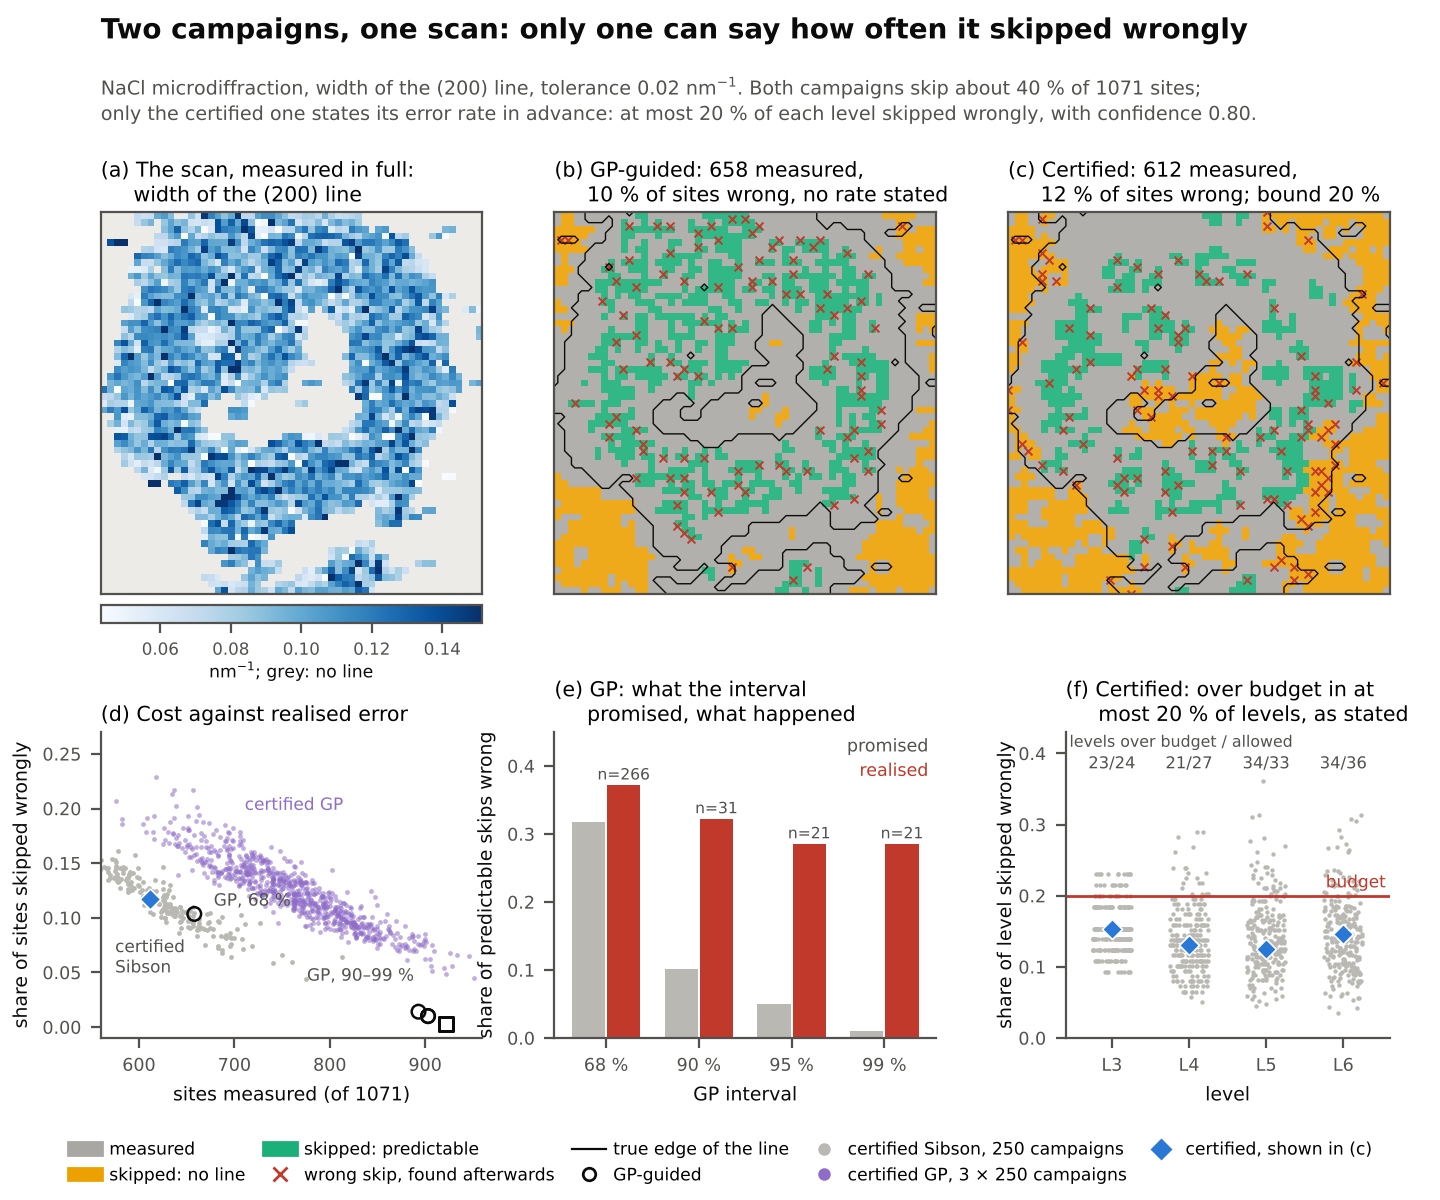

Write Python code to recreate this figure.
"""
Hook figure (Fig. 1): two campaigns on the same fully measured NaCl scan, (200) width claim, at about the same
cost. GP-guided (uncertified): a GP refitted after each level skips a site when sure there is no line, or when
its 68 % interval on the width lies within the tolerance. Certified: the campaign of average cost (seed 44).
(a) True (200) width. (b), (c) Actions of each campaign, wrong skips found afterwards against the full scan.
(d) Sites measured against the realised share of levels 3-6 skipped wrongly: 250 certified campaigns with
    natural-neighbour prediction, 3 x 250 certified campaigns with the GP posterior mean as predictor
    (length scale by maximum likelihood, by design, nonstationary), and the uncertified GP rule at four
    interval widths, with latent or predictive standard deviation.
(e) GP rule: share of predictable skips wrong, promised by the interval and realised.
(f) Certified: realised share of each level skipped wrongly in 250 campaigns, against the budget of 20 %.
    The guarantee is statistical: a level exceeds the budget with probability at most delta_L <= 0.20
    (confidence 0.80); numbers give level-runs over budget against the sum of the picked delta_L.

    python -m experiments.uncertified_gp && python manuscript/figures/fig_hook_compare.py
"""
from __future__ import annotations

import gzip
import json
import sys
from pathlib import Path

import matplotlib.pyplot as plt
import numpy as np
from matplotlib.colors import ListedColormap
from matplotlib.lines import Line2D
from scipy.spatial import cKDTree

FIG = Path(__file__).resolve().parent
sys.path.insert(0, str(FIG))
from fig_hook import ROOT, ROW, SEED, INK, INK2, GRID, RED, BUDGET  # noqa: E402
from fig_datasets import nacl_fwhm  # noqa: E402
from experiments.record import OUT as REC, REASONS, build  # noqa: E402

COL = {"measured": "#a8a7a3", "no_line": "#eda100", "predictable": "#1baf7a"}
PURPLE = "#8e6cc8"
GP_ROWS = ["nacl_fwhm_nested_gp_mle", "nacl_fwhm_nested_gp_design", "nacl_fwhm_nested_gp_nonstationary"]


def certified_cloud(row, cert):
    z = np.load(REC / row / "sites.npz")
    S = z["skipped"].astype(bool)
    R = np.array(REASONS)[z["reason"]]
    A = np.isin(R, ["not_interesting", "not_interesting+interpolable"])
    B = np.isin(R, ["interpolable", "not_interesting+interpolable"])
    W = S & ((A & z["interesting"].astype(bool)) | (B & z["fail_prior"].astype(bool)))
    return z["measured"].sum(1), W[:, cert].mean(1)
BLUE = "#2a78d6"


def main():
    plt.rcParams.update({"font.family": "DejaVu Sans", "font.size": 8, "axes.edgecolor": INK2,
                         "xtick.color": INK2, "ytick.color": INK2, "axes.labelcolor": INK})
    res = json.loads((ROOT / "results/hook/uncertified.json").read_text())
    z = np.load(REC / ROW / "sites.npz")
    i = int(np.flatnonzero(z["seeds"] == SEED)[0])
    ds, _, _ = build(ROW, SEED, {})
    xy = np.asarray(ds.meta["xy_mm"], float)[z["site_index"]]
    lv = np.asarray(z["levels"])
    cert = lv >= 3
    img, pres, (xs, ys), _, _ = nacl_fwhm()
    ext = (xs[0], xs[-1], ys[0], ys[-1])
    XX, YY = np.meshgrid(xs, ys)
    _, nn = cKDTree(xy).query(np.c_[XX.ravel(), YY.ravel()])
    nn = nn.reshape(XX.shape)

    R = np.array(REASONS)[z["reason"][i]]
    S = z["skipped"][i].astype(bool)
    Acov = np.isin(R, ["not_interesting", "not_interesting+interpolable"])
    Bcov = np.isin(R, ["interpolable", "not_interesting+interpolable"])
    c_act = np.where(~S, "measured", np.where(Acov, "no_line", "predictable")).astype(object)
    c_wrong = S & ((Acov & z["interesting"][i].astype(bool)) | (Bcov & z["fail_prior"][i].astype(bool)))
    u = np.load(ROOT / "results/hook/uncertified_latent_z1.00.npz")
    u_act, u_wrong = u["action"].astype(object), u["wrong"]
    u_act[u_act == "seed"] = "measured"
    rowu = [r for r in res["uncertified"] if r["sd"] == "latent" and r["z"] == 1.0][0]

    FW, FH = 7.2, 6.0
    fig = plt.figure(figsize=(FW, FH), facecolor="white")
    mw = 0.265
    mh = mw * FW / FH
    X0 = (0.07, 0.385, 0.70)
    ty, by, bh = 0.505, 0.135, 0.255

    def style(ax, title):
        ax.set_title(title, loc="left", fontsize=7.4, pad=4)
        ax.tick_params(labelsize=6.3)

    # (a) truth
    ax = fig.add_axes([X0[0], ty, mw, mh])
    ax.imshow(np.where(pres, np.nan, 0.0), origin="lower", cmap=ListedColormap(["#ecebe7"]), extent=ext)
    im = ax.imshow(img, origin="lower", cmap="Blues", vmin=np.nanpercentile(img, 2), vmax=np.nanpercentile(img, 98),
                   extent=ext, interpolation="nearest")
    style(ax, "(a) The scan, measured in full:\n     width of the (200) line")
    ax.set_xticks([]); ax.set_yticks([])
    cax = ax.inset_axes([0.0, -0.075, 1.0, 0.045])
    cb = fig.colorbar(im, cax=cax, orientation="horizontal")
    cb.ax.tick_params(labelsize=6.0)
    cb.set_label("nm$^{-1}$; grey: no line", fontsize=6.2, labelpad=1)

    keys = ["measured", "no_line", "predictable"]
    cmap = ListedColormap([COL[k] for k in keys])

    def amap(x, act, wrong, title):
        ax = fig.add_axes([x, ty, mw, mh])
        code = np.array([keys.index(a) for a in act])
        ax.imshow(code[nn], origin="lower", cmap=cmap, vmin=-0.5, vmax=2.5, extent=ext, alpha=0.9,
                  interpolation="nearest")
        ax.contour(XX, YY, pres.astype(float), levels=[0.5], colors=INK, linewidths=0.5)
        ax.scatter(xy[wrong, 0], xy[wrong, 1], s=8, marker="x", c=RED, linewidths=0.7)
        style(ax, title)
        ax.set_xticks([]); ax.set_yticks([])
        return ax

    amap(X0[1], u_act, u_wrong, f"(b) GP-guided: {rowu['measured']} measured,\n"
                                f"     {100 * rowu['wrong_rate']:.0f} % of sites wrong, no rate stated")
    amap(X0[2], c_act, c_wrong, f"(c) Certified: {int((~S).sum())} measured,\n"
                                f"     {100 * c_wrong[cert].mean():.0f} % of sites wrong; bound 20 %")

    # (d) cost against realised error
    ax = fig.add_axes([X0[0], by, mw, bh])
    cm, cr = np.array(res["certified"]["measured"]), np.array(res["certified"]["wrong_rate"])
    ax.scatter(cm, cr, s=3, c=GRID, linewidths=0)
    gm, gr = zip(*[certified_cloud(r, cert) for r in GP_ROWS])
    gm, gr = np.concatenate(gm), np.concatenate(gr)
    ax.scatter(gm, gr, s=3, c=PURPLE, alpha=0.55, linewidths=0)
    ax.annotate("certified GP", (np.median(gm), np.percentile(gr, 97)), xytext=(0, 6), textcoords="offset points",
                fontsize=6.1, color=PURPLE, ha="center")
    ax.annotate("certified\nSibson", (575, 0.05), fontsize=6.1, color=INK2, ha="left")
    ax.scatter([int((~S).sum())], [c_wrong[cert].mean()], s=28, marker="D", c=BLUE, edgecolors="white",
               linewidths=0.6, zorder=3)
    for r in res["uncertified"]:
        ax.scatter([r["measured"]], [r["wrong_rate"]], s=24, marker="o" if r["sd"] == "latent" else "s",
                   facecolors="none", edgecolors=INK, lw=0.9, zorder=4)
    ax.annotate("GP, 68 %", (rowu["measured"], rowu["wrong_rate"]), xytext=(7, 3), textcoords="offset points",
                fontsize=6.1, color=INK2)
    ax.annotate("GP, 90–99 %", (900, 0.012), xytext=(-4, 12), textcoords="offset points", fontsize=6.1,
                color=INK2, ha="right")
    ax.set_xlim(560, 960); ax.set_ylim(-0.01, 0.27)
    ax.set_xlabel("sites measured (of 1071)", fontsize=6.8)
    ax.set_ylabel("share of sites skipped wrongly", fontsize=6.8)
    style(ax, "(d) Cost against realised error")
    for s_ in ("top", "right"):
        ax.spines[s_].set_visible(False)

    # (e) GP: promised against realised
    ax = fig.add_axes([X0[1], by, mw, bh])
    lat = [r for r in res["uncertified"] if r["sd"] == "latent" and r["wrong_pred"] is not None]
    k = np.arange(len(lat))
    ax.bar(k - 0.19, [r["nominal"] for r in lat], 0.36, color=GRID)
    ax.bar(k + 0.19, [r["wrong_pred"] for r in lat], 0.36, color=RED)
    for j, r in enumerate(lat):
        ax.text(j + 0.19, r["wrong_pred"] + 0.008, f"n={r['n_skip_pred']}", ha="center", fontsize=5.6, color=INK2)
    ax.set_xticks(k); ax.set_xticklabels([f"{100 * (1 - r['nominal']):.0f} %" for r in lat], fontsize=6.3)
    ax.set_xlabel("GP interval", fontsize=6.8)
    ax.set_ylabel("share of predictable skips wrong", fontsize=6.8)
    ax.set_ylim(0, 0.45)
    ax.text(0.98, 0.98, "promised", transform=ax.transAxes, ha="right", va="top", fontsize=6.3, color=INK2)
    ax.text(0.98, 0.90, "realised", transform=ax.transAxes, ha="right", va="top", fontsize=6.3, color=RED)
    style(ax, "(e) GP: what the interval\n     promised, what happened")
    for s_ in ("top", "right"):
        ax.spines[s_].set_visible(False)

    # (f) certified: guaranteed against realised, per level
    ax = fig.add_axes([X0[2] + 0.04, by, mw - 0.04, bh])
    runs = [json.loads(l) for l in gzip.open(REC / ROW / "runs.jsonl.gz", "rt")]
    picked = [p for p in json.loads((REC / "PICKED.json").read_text()) if p["row"] == ROW and p["event"] == "R_E"]
    levels = sorted({pl["L"] for r in runs for pl in r["per_level"] if not pl.get("empty")})
    rng = np.random.default_rng(0)
    for j, L in enumerate(levels):
        rates = np.array([pl["level"]["E_rate"] for r in runs for pl in r["per_level"]
                          if pl["L"] == L and not pl.get("empty")])
        ax.scatter(np.full(len(rates), j) + rng.uniform(-0.25, 0.25, len(rates)), rates, s=2.5, c=GRID, linewidths=0)
        this = [pl["level"]["E_rate"] for r in runs if r["seed"] == SEED for pl in r["per_level"] if pl["L"] == L][0]
        ax.scatter([j], [this], s=26, marker="D", c=BLUE, edgecolors="white", linewidths=0.6, zorder=3)
        ex = sum(p["exceeded"] for p in picked if p["L"] == L)
        allow = sum(p["picked"] for p in picked if p["L"] == L)
        ax.text(j, 0.385, f"{ex}/{allow:.0f}", ha="center", va="center", fontsize=5.9, color=INK2)
    ax.text(-0.55, 0.415, "levels over budget / allowed", fontsize=5.7, color=INK2, va="center")
    ax.axhline(BUDGET, color=RED, lw=1.0)
    ax.text(len(levels) - 0.45, BUDGET + 0.006, "budget", color=RED, fontsize=6.1, ha="right", va="bottom")
    ax.set_xticks(range(len(levels)))
    ax.set_xticklabels([f"L{L}" for L in levels], fontsize=6.3)
    ax.set_xlabel("level", fontsize=6.8)
    ax.set_ylabel("share of level skipped wrongly", fontsize=6.8, labelpad=1)
    ax.set_ylim(0, 0.43); ax.set_xlim(-0.6, len(levels) - 0.4)
    style(ax, "(f) Certified: over budget in at\n     most 20 % of levels, as stated")
    for s_ in ("top", "right"):
        ax.spines[s_].set_visible(False)

    handles = [plt.Rectangle((0, 0), 1, 1, color=COL["measured"], label="measured"),
               plt.Rectangle((0, 0), 1, 1, color=COL["no_line"], label="skipped: no line"),
               plt.Rectangle((0, 0), 1, 1, color=COL["predictable"], label="skipped: predictable"),
               Line2D([], [], ls="", marker="x", color=RED, markersize=5, label="wrong skip, found afterwards"),
               Line2D([], [], color=INK, lw=0.8, label="true edge of the line"),
               Line2D([], [], ls="", marker="o", mfc="none", color=INK, markersize=4.5, label="GP-guided"),
               Line2D([], [], ls="", marker="o", color=GRID, markersize=3.5, label="certified Sibson, 250 campaigns"),
               Line2D([], [], ls="", marker="o", color=PURPLE, markersize=3.5, label="certified GP, 3 × 250 campaigns"),
               Line2D([], [], ls="", marker="D", color=BLUE, markersize=4.5, label="certified, shown in (c)")]
    fig.legend(handles=handles, loc="lower center", ncol=5, fontsize=6.2, frameon=False, bbox_to_anchor=(0.5, 0.0),
               columnspacing=1.0, handletextpad=0.4)
    fig.text(0.07, 0.968, "Two campaigns, one scan: only one can say how often it skipped wrongly",
             fontsize=10, fontweight="bold", color=INK)
    fig.text(0.07, 0.938, "NaCl microdiffraction, width of the (200) line, tolerance 0.02 nm$^{-1}$. Both campaigns "
             "skip about 40 % of 1071 sites;\nonly the certified one states its error rate in advance: at most 20 % "
             "of each level skipped wrongly, with confidence 0.80.",
             fontsize=6.9, color=INK2, va="top", linespacing=1.4)
    fig.savefig(FIG / "fig_hook_compare.png", dpi=200)
    fig.savefig(FIG / "fig_hook_compare.pdf")
    print("wrote", FIG / "fig_hook_compare.png")


if __name__ == "__main__":
    main()
